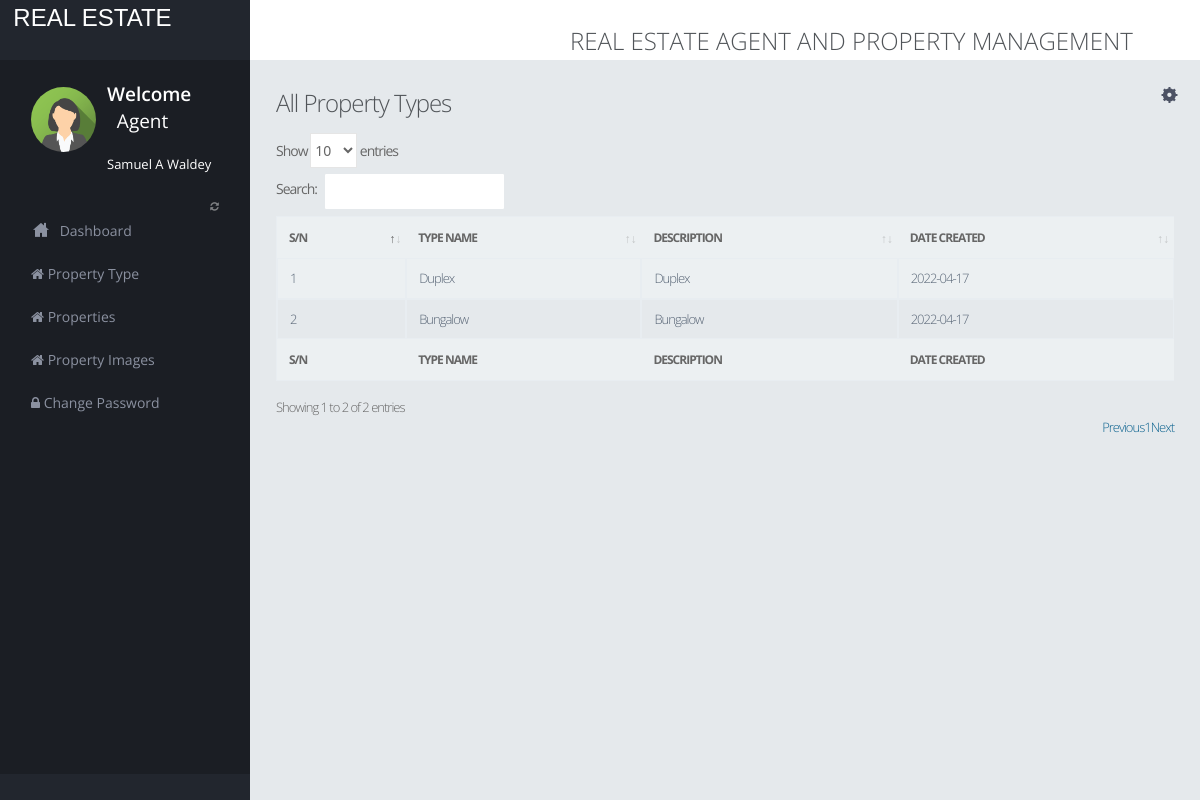
/agent/propertyType.php (signed in), run on the app's committed database.
### tables this page shows
CREATE TABLE `agent` (
  `agent_id` int(10) NOT NULL,
  `agent_name` varchar(150) NOT NULL,
  `agent_address` varchar(250) NOT NULL,
  `agent_contact` varchar(20) NOT NULL,
  `agent_email` varchar(25) NOT NULL,
  `agent_password` varchar(50) DEFAULT NULL,
  `dateRegistered` varchar(255) DEFAULT NULL
);

CREATE TABLE `property_type` (
  `id` int(10) NOT NULL,
  `typeName` varchar(255) DEFAULT NULL,
  `typeDescription` varchar(255) DEFAULT NULL,
  `dateCreated` varchar(50) DEFAULT NULL
);

### agent/propertyType.php (the view, shortened to what this page needs)
<?php
include("dbconnection.php");
?>
<!DOCTYPE html>
<html>
<head>
<link href="assets/plugins/pace/pace-theme-flash.css" rel="stylesheet" type="text/css" media="screen"/>
<link href="assets/plugins/boostrapv3/css/bootstrap.min.css" rel="stylesheet" type="text/css"/>
<link href="assets/plugins/boostrapv3/css/bootstrap-theme.min.css" rel="stylesheet" type="text/css"/>
<link href="assets/plugins/font-awesome/css/font-awesome.css" rel="stylesheet" type="text/css"/>
<link href="assets/css/animate.min.css" rel="stylesheet" type="text/css"/>
<link href="assets/plugins/jquery-scrollbar/jquery.scrollbar.css" rel="stylesheet" type="text/css"/>
<link href="assets/css/style.css" rel="stylesheet" type="text/css"/>
<link href="assets/css/responsive.css" rel="stylesheet" type="text/css"/>
<link href="assets/css/custom-icon-set.css" rel="stylesheet" type="text/css"/>
<link href="assets/css/dataTables.bootstrap4.min.css" rel="stylesheet">
</head>
<body class="">
<?php include("header.php");?>
<div class="page-container row-fluid">
	<?php include("leftbar.php");?>
  </div>
  </div>
   <div class="footer-widget">
  </div>
  <div class="page-content">
    <div class="content">
		<div class="page-title">
			<h3>All Property Types</h3>
      <div class="row">
        <div class="col-lg-12">
        <table id="example" class="table table-striped table-bordered" style="width:100%">
          <thead>
              <tr>
                <th>S/N</th>
                <th>Type Name</th>
                <th>Description</th>
                <th>Date Created</th>
              </tr>
          </thead>
          <tbody>
          <?php
              $cnt = 1;
              $que=mysqli_query($con,"SELECT * from property_type");
              while ($row=mysqli_fetch_array($que)) {
              ?>
              <tr>
                  <td><?php echo $cnt;?></td>
                  <td><?php echo $row['typeName'];?></td>
                  <td><?php echo $row['typeDescription'];?></td>
                  <td><?php echo $row['dateCreated'];?></td>
              </tr>
              <?php
                  $cnt=$cnt+1;
              }
          ?>
          </tbody>
              <tfoot>
                  <tr>
                    <th>S/N</th>
                    <th>Type Name</th>
                    <th>Description</th>
                    <th>Date Created</th>
                  </tr>
          </tfoot>
        </table>
        </div>
      </div>
		</div>
    </div>
  </div>
 </div>
</body>
</html>

### agent/leftbar.php
<div class="page-sidebar" id="main-menu">
  <div class="page-sidebar-wrapper scrollbar-dynamic" id="main-menu-wrapper">
    <div class="user-info-wrapper">
      <div class="profile-wrapper"> <img src="assets/img/others/avatarF.png"  alt=""  width="69" height="69" /> </div>
      <div class="user-info">
        <div class="greeting">Welcome</div>
        <div class="username">&nbsp;&nbsp;Agent</div><br>
        <?php
          $qer=mysqli_query($con,"SELECT * FROM agent WHERE agent_id='".$_SESSION['id']."'");
          $cnt=mysqli_fetch_array($qer);
          if($cnt>0)
          {
            echo $cnt['agent_name'];
          }
        ?>
      </div>
    </div>
    <p class="menu-title"> <span class="pull-right"><a href="javascript:;"><i class="fa fa-refresh"></i></a></span></p>
  <ul>
    <li class="start"> <a href="home.php"><i class="icon-custom-home"></i> <span class="title">Dashboard</span></a>
    </li>
    <li><a href="propertyType.php"><span class="fa fa-home"></span> Property Type</a></li>
    <li><a href="properties.php"><span class="fa fa-home"></span> Properties</a></li>
    <li><a href="property-images.php"><span class="fa fa-home"></span> Property Images</a></li>
    <li><a href="change-password.php"><span class="fa fa-lock"></span> Change Password</a></li>
  </ul>

### agent/assets/css/responsive.css (style rules this page uses)
@media (min-width: 980px) { .page-sidebar { display: inline-block; float: left; position: fixed; width: 250px; margin-top: 58px; padding-bottom: 105px; } }
@media (min-width: 980px) { .page-sidebar .page-sidebar-wrapper { display: inline-block; float: left; height: 100%; max-width: 250px; width: 100%; } }
@media (min-width: 980px) { .page-sidebar ul { width: 250px; } }
@media (min-width: 980px) { .page-content { margin-left: 250px; min-height: 100%; } }

### data on the page
agent: agent_name "Samuel A Waldey"
property_type: typeName "Duplex", typeDescription "Duplex", dateCreated "2022-04-17"
property_type: typeName "Bungalow", typeDescription "Bungalow", dateCreated "2022-04-17"
